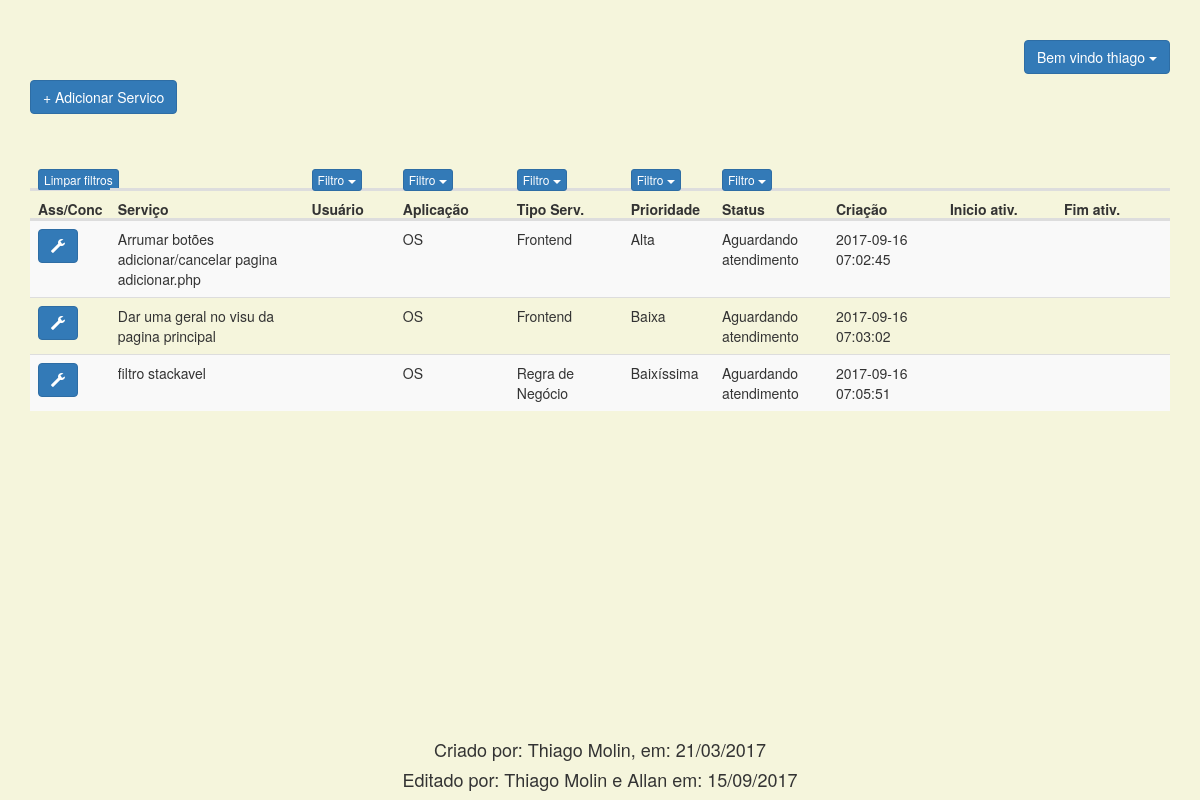
Screenshot of /index.php?filtroaplicacao=2 (signed in) with the database file from the repository.
### tables this page shows
CREATE TABLE `usuario` (
  `id` bigint(20) NOT NULL,
  `nm_usuario` varchar(250) NOT NULL,
  `senha` varchar(1000) NOT NULL
);

CREATE TABLE `os` (
  `id` bigint(20) NOT NULL,
  `ds_servico` varchar(500) NOT NULL,
  `fk_tipo_servico` bigint(20) NOT NULL,
  `fk_aplicacao` bigint(20) NOT NULL,
  `fk_prioridade` bigint(20) NOT NULL,
  `fk_usuario` bigint(20) DEFAULT NULL,
  `fk_status` bigint(20) NOT NULL DEFAULT '1',
  `dt_registro` timestamp NOT NULL DEFAULT CURRENT_TIMESTAMP,
  `dt_assumida` timestamp NULL DEFAULT NULL,
  `dt_conclusao` timestamp NULL DEFAULT NULL
);

CREATE TABLE `aplicacao` (
  `id` bigint(20) NOT NULL,
  `nm_aplicacao` varchar(250) NOT NULL
);

CREATE TABLE `tipo_servico` (
  `id` bigint(20) NOT NULL,
  `ds_tipo_servico` varchar(250) NOT NULL
);

CREATE TABLE `prioridade` (
  `id` bigint(20) NOT NULL,
  `nr_grau_prioridade` int(11) NOT NULL,
  `ds_prioridade` varchar(250) NOT NULL
);

CREATE TABLE `status` (
  `id` bigint(20) NOT NULL,
  `ds_status` varchar(250) NOT NULL
);

### php/getUsuario.php (called while the page is built)
<?php
function getUsuario($nm_usuario, $senha){
    $conn = new mysqli("10.0.0.105", "root", "", "os");
    $conn->query('SET NAMES utf8');
    $sql = "SELECT * FROM usuario WHERE nm_usuario = '$nm_usuario' AND senha = '$senha' ";
    $result = $conn->query($sql);
    $row = mysqli_fetch_array($result);
    return $row;
}

### php/session.php (called while the page is built, shortened)
<?php
require_once('getUsuario.php');
if(!empty($_POST['nm_usuario']) && !empty($_POST['senha'])){
    $nm_usuario = $_POST['nm_usuario'];
    $senha = $_POST['senha'];
    $_SESSION['senha'] = $senha;
    $_SESSION['nm_usuario'] = $nm_usuario;
}else{
    $nm_usuario = $_SESSION['nm_usuario'];
    $senha = $_SESSION['senha'];
}
$usuario = getUsuario($nm_usuario, $senha);

### php/getTodosUsuarios.php (called while the page is built, shortened)
<?php
$conn = new mysqli("10.0.0.105", "root", "", "os");
$conn->query('SET NAMES utf8');
$sql = "SELECT * FROM usuario";
$result = $conn->query($sql);

### php/phpscript.php (called while the page is built, shortened)
<?php
require_once('getTodosUsuarios.php');
require_once('getOS.php');

### php/getOS.php (called while the page is built)
<?php
$conn = new mysqli("10.0.0.105", "root", "", "os");
$conn->query('SET NAMES utf8');
$sql = "SELECT os.id, os.fk_status, os.fk_usuario, os.fk_aplicacao, os.fk_prioridade, os.fk_tipo_servico, usuario.nm_usuario, os.ds_servico, aplicacao.nm_aplicacao, tipo_servico.ds_tipo_servico, prioridade.ds_prioridade, status.ds_status, os.dt_registro, os.dt_conclusao, os.dt_assumida
        FROM os
        INNER JOIN aplicacao ON os.fk_aplicacao = aplicacao.id
        INNER JOIN prioridade ON os.fk_prioridade = prioridade.id
        INNER JOIN status ON os.fk_status = status.id
        INNER JOIN tipo_servico ON os.fk_tipo_servico = tipo_servico.id
        LEFT JOIN usuario ON usuario.id = os.fk_usuario
        ORDER BY prioridade.nr_grau_prioridade DESC";
$result = $conn->query($sql);
while($row = mysqli_fetch_array($result)){
    $OSs[] = $row;
}

### html/index.php (the view, shortened to what this page needs)
<!DOCTYPE html>
<?php
require_once('../php/session.php');
require_once('../php/phpscript.php');
?>
<html>
    <head>
        <link rel="stylesheet" href="https://maxcdn.bootstrapcdn.com/bootstrap/3.3.7/css/bootstrap.min.css"/>
        <link rel="stylesheet" type="text/css" href="../css/style.css">
    </head>
    <body>
        <br/>
        <br/>
        <span class="pull-right">
            <div class="dropdown">
                <button class="btn btn-primary dropdown-toggle" type="button" data-toggle="dropdown">Bem vindo <?php echo $usuario['nm_usuario']; ?>
                <span class="caret"></span></button>
            </div>
        </span>
        <br/><br/>
        <div >
            <div class="TelaOS">
                <form action="adicionar.php" method="GET">
                    <button type="submit" class="btn btn-primary" style="float: left;">+ Adicionar Servico</button>
                </form>
        <br/><br/>
        <br/><br/>
                <table class="table table-striped">
                    <thead>
                        <tr>
                            <th style="width: 7%;">
                                <form method="GET" action="index.php">
                                    <button class="btn btn-primary btn-xs dropdown-toggle" type="submit">Limpar filtros</button>
                                </form>
                            </th>
                            <th style="width: 17%;">
                            </th>
                            <th style="width: 8%;">
                                <div class="dropdown">
                                <button class="btn btn-primary btn-xs dropdown-toggle" type="button" data-toggle="dropdown">Filtro
                                    <span class="caret"></span>
                                </button>
                                </div>
                            </th>
                            <th style="width: 10%;">
                                <div class="dropdown">
                                <button class="btn btn-primary btn-xs dropdown-toggle" type="button" data-toggle="dropdown">Filtro
                                    <span class="caret"></span>
                                </button>
                                </div>
                            </th>
                            <th style="width: 10%;">
                                <div class="dropdown">
                                <button class="btn btn-primary btn-xs dropdown-toggle" type="button" data-toggle="dropdown">Filtro
                                    <span class="caret"></span>
                                </button>
                                </div>
                            </th>
                            <th style="width: 8%;">
                                <div class="dropdown">
                                <button class="btn btn-primary btn-xs dropdown-toggle" type="button" data-toggle="dropdown">Filtro
                                    <span class="caret"></span>
                                </button>
                                </div>
                            </th>
                            <th style="width: 10%;">
                                <div class="dropdown">
                                <button class="btn btn-primary btn-xs dropdown-toggle" type="button" data-toggle="dropdown">Filtro
                                    <span class="caret"></span>
                                </button>
                                </div>
                            </th>
                            <th style="width: 10%;"></th>
                            <th style="width: 10%;"></th>
                            <th style="width: 10%;"></th>
                        </tr>
                        <tr>
                            <th style="width: 7%;">Ass/Conc</th>
                            <th style="width: 17%;">Serviço</th>
                            <th style="width: 8%;">Usuário</th>
                            <th style="width: 10%;">Aplicação</th>
                            <th style="width: 10%;">Tipo Serv.</th>
                            <th style="width: 8%;">Prioridade</th>
                            <th style="width: 10%;">Status</th>
                            <th style="width: 10%;">Criação</th>
                            <th style="width: 10%;">Inicio ativ.</th>
                            <th style="width: 10%;">Fim ativ.</th>
                        </tr>
                    </thead>
                    <tbody>
                        <?php foreach ($OSs as $OS) : ?>
                            <?php if(isset($_GET['filtroaplicacao']) && ($_GET['filtroaplicacao'] != $OS['fk_aplicacao'])) : ?>
                                <?php continue; ?>
                            <?php endif; ?>
                            <tr>
                                <td style="width: 7%;">
                                    <?php if($OS['fk_status'] == 1) : ?>
                                        <form method="POST" action="../php/assumirOS.php">
                                            <button type="submit" class="btn btn-primary"><span class="glyphicon glyphicon-wrench"></span></button>
                                        </form>
                                    <?php elseif(($OS['fk_status'] == 3)) : ?>
                                        <span class="	glyphicon glyphicon-ok"></span>
                                    <?php endif; ?>
                                </td>
                                <td style="width: 17%;"><?php echo $OS['ds_servico']; ?></td>
                                <td style="width: 8%;"><?php echo $OS['nm_usuario']; ?></td>
                                <td style="width: 10%;"><?php echo $OS['nm_aplicacao']; ?></td>
                                <td style="width: 10%;"><?php echo $OS['ds_tipo_servico']; ?></td>
                                <td style="width: 8%;"><?php echo $OS['ds_prioridade']; ?></td>
                                <td style="width: 10%;"><?php echo $OS['ds_status']; ?></td>
                                <td style="width: 10%;"><?php echo $OS['dt_registro']; ?></td>
                                <td style="width: 10%;"><?php echo $OS['dt_assumida']; ?></td>
                                <td style="width: 10%;"><?php echo $OS['dt_conclusao']; ?></td>
                            </tr>
                        <?php endforeach; ?>
                    </tbody>
                </table>
            </div>
        </div>
        <footer>
            <h4>Criado por: Thiago Molin, em: 21/03/2017</h4>
            <h4>Editado por: Thiago Molin e Allan em: 15/09/2017</h4>
        </footer>
    </body>
</html>

### css/style.css (style rules this page uses)
body { margin: auto; width: 95% !important; background: beige; }
footer h4 { text-align: center; }
.TelaOS table { width: 100%; }
thead, tbody, tr, td, th { display: block; }
tr:after { content: ' '; display: block; visibility: hidden; clear: both; }
thead th { height: 30px; }
.TelaOS tbody { height: 500px; overflow-y: auto; overflow-x: auto; }
tbody td, thead th { width: 15%; float: left; }

### rows the page displays
usuario: nm_usuario "thiago"
os: ds_servico "Arrumar botões adicionar/cancelar pagina adicionar.php", fk_aplicacao.nm_aplicacao "OS", fk_tipo_servico.ds_tipo_servico "Frontend", fk_prioridade.ds_prioridade "Alta", fk_status.ds_status "Aguardando atendimento", dt_registro "2017-09-16 07:02:45"
os: ds_servico "Dar uma geral no visu da pagina principal", fk_aplicacao.nm_aplicacao "OS", fk_tipo_servico.ds_tipo_servico "Frontend", fk_prioridade.ds_prioridade "Baixa", fk_status.ds_status "Aguardando atendimento", dt_registro "2017-09-16 07:03:02"
os: ds_servico "filtro stackavel", fk_aplicacao.nm_aplicacao "OS", fk_tipo_servico.ds_tipo_servico "Regra de Negócio", fk_prioridade.ds_prioridade "Baixíssima", fk_status.ds_status "Aguardando atendimento", dt_registro "2017-09-16 07:05:51"
